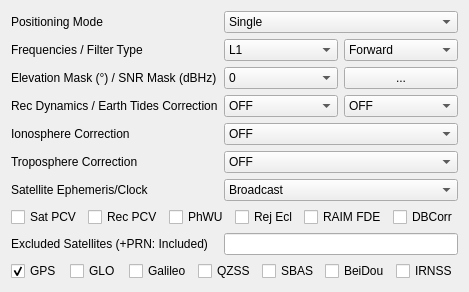
     <widget class="QWidget" name="TabSheet1">
      <property name="toolTip">
       <string/>
      </property>
      <attribute name="title">
       <string>Setting&amp;1</string>
      </attribute>
      <layout class="QGridLayout" name="gridLayout">
       <item row="1" column="1" colspan="2">
        <widget class="QComboBox" name="PosMode">
         <property name="enabled">
          <bool>true</bool>
         </property>
         <property name="toolTip">
          <string/>
         </property>
         <item>
          <property name="text">
           <string>Single</string>
          </property>
         </item>
         <item>
          <property name="text">
           <string>DGPS/DGNSS</string>
          </property>
         </item>
         <item>
          <property name="text">
           <string>Kinematic</string>
          </property>
         </item>
         <item>
          <property name="text">
           <string>Static</string>
          </property>
         </item>
         <item>
          <property name="text">
           <string>Moving-Base</string>
          </property>
         </item>
         <item>
          <property name="text">
           <string>Fixed</string>
          </property>
         </item>
         <item>
          <property name="text">
           <string>PPP Kinematic</string>
          </property>
         </item>
         <item>
          <property name="text">
           <string>PPP Static</string>
          </property>
         </item>
         <item>
          <property name="text">
           <string>PPP Fixed</string>
          </property>
         </item>
        </widget>
       </item>
       <item row="1" column="0">
        <widget class="QLabel" name="LabelPosMode">
         <property name="enabled">
          <bool>true</bool>
         </property>
         <property name="toolTip">
          <string/>
         </property>
         <property name="text">
          <string>Positioning Mode</string>
         </property>
        </widget>
       </item>
       <item row="5" column="0">
        <widget class="QLabel" name="Label8">
         <property name="enabled">
          <bool>true</bool>
         </property>
         <property name="toolTip">
          <string/>
         </property>
         <property name="text">
          <string>Ionosphere Correction</string>
         </property>
        </widget>
       </item>
       <item row="2" column="2">
        <widget class="QComboBox" name="Solution">
         <property name="enabled">
          <bool>true</bool>
         </property>
         <property name="toolTip">
          <string/>
         </property>
         <item>
          <property name="text">
           <string>Forward</string>
          </property>
         </item>
         <item>
          <property name="text">
           <string>Backward</string>
          </property>
         </item>
         <item>
          <property name="text">
           <string>Combined</string>
          </property>
         </item>
        </widget>
       </item>
       <item row="3" column="1">
        <widget class="QComboBox" name="ElMask">
         <property name="enabled">
          <bool>true</bool>
         </property>
         <property name="toolTip">
          <string/>
         </property>
         <item>
          <property name="text">
           <string>0</string>
          </property>
         </item>
         <item>
          <property name="text">
           <string>5</string>
          </property>
         </item>
         <item>
          <property name="text">
           <string>10</string>
          </property>
         </item>
         <item>
          <property name="text">
           <string>15</string>
          </property>
         </item>
         <item>
          <property name="text">
           <string>20</string>
          </property>
         </item>
         <item>
          <property name="text">
           <string>25</string>
          </property>
         </item>
         <item>
          <property name="text">
           <string>30</string>
          </property>
         </item>
         <item>
          <property name="text">
           <string>35</string>
          </property>
         </item>
         <item>
          <property name="text">
           <string>40</string>
          </property>
         </item>
         <item>
          <property name="text">
           <string>45</string>
          </property>
         </item>
         <item>
          <property name="text">
           <string>50</string>
          </property>
         </item>
         <item>
          <property name="text">
           <string>55</string>
          </property>
         </item>
         <item>
          <property name="text">
           <string>60</string>
          </property>
         </item>
         <item>
          <property name="text">
           <string>65</string>
          </property>
         </item>
         <item>
          <property name="text">
           <string>70</string>
          </property>
         </item>
        </widget>
       </item>
       <item row="11" column="0" colspan="3">
        <widget class="QWidget" name="widget_2" native="true">
         <property name="sizePolicy">
          <sizepolicy hsizetype="Preferred" vsizetype="Fixed">
           <horstretch>0</horstretch>
           <verstretch>0</verstretch>
          </sizepolicy>
         </property>
         <layout class="QHBoxLayout" name="horizontalLayout_2">
          <property name="leftMargin">
           <number>0</number>
          </property>
          <property name="topMargin">
           <number>0</number>
          </property>
          <property name="rightMargin">
           <number>0</number>
          </property>
          <property name="bottomMargin">
           <number>0</number>
          </property>
          <item>
           <widget class="QCheckBox" name="PosOpt1">
            <property name="toolTip">
             <string/>
            </property>
            <property name="text">
             <string>Sat PCV</string>
            </property>
            <property name="checked">
             <bool>false</bool>
            </property>
           </widget>
          </item>
          <item>
           <widget class="QCheckBox" name="PosOpt2">
            <property name="toolTip">
             <string/>
            </property>
            <property name="text">
             <string>Rec PCV</string>
            </property>
            <property name="checked">
             <bool>false</bool>
            </property>
           </widget>
          </item>
          <item>
           <widget class="QCheckBox" name="PosOpt3">
            <property name="toolTip">
             <string/>
            </property>
            <property name="text">
             <string>PhWU</string>
            </property>
            <property name="checked">
             <bool>false</bool>
            </property>
           </widget>
          </item>
          <item>
           <widget class="QCheckBox" name="PosOpt4">
            <property name="toolTip">
             <string/>
            </property>
            <property name="text">
             <string>Rej Ecl</string>
            </property>
            <property name="checked">
             <bool>false</bool>
            </property>
           </widget>
          </item>
          <item>
           <widget class="QCheckBox" name="PosOpt5">
            <property name="toolTip">
             <string/>
            </property>
            <property name="text">
             <string>RAIM FDE</string>
            </property>
            <property name="checked">
             <bool>false</bool>
            </property>
           </widget>
          </item>
          <item>
           <widget class="QCheckBox" name="PosOpt6">
            <property name="toolTip">
             <string/>
            </property>
            <property name="text">
             <string>DBCorr</string>
            </property>
            <property name="checked">
             <bool>false</bool>
            </property>
           </widget>
          </item>
         </layout>
        </widget>
       </item>
       <item row="2" column="0">
        <widget class="QLabel" name="LabelFreq">
         <property name="enabled">
          <bool>true</bool>
         </property>
         <property name="toolTip">
          <string/>
         </property>
         <property name="text">
          <string>Frequencies / Filter Type</string>
         </property>
        </widget>
       </item>
       <item row="2" column="1">
        <widget class="QComboBox" name="Freq">
         <property name="enabled">
          <bool>true</bool>
         </property>
         <property name="toolTip">
          <string/>
         </property>
         <item>
          <property name="text">
           <string>L1</string>
          </property>
         </item>
         <item>
          <property name="text">
           <string>L1+L2</string>
          </property>
         </item>
         <item>
          <property name="text">
           <string>L1+L2+L5</string>
          </property>
         </item>
         <item>
          <property name="text">
           <string>L1+L5</string>
          </property>
         </item>
        </widget>
       </item>
       <item row="3" column="0">
        <widget class="QLabel" name="LabelElMask">
         <property name="enabled">
          <bool>true</bool>
         </property>
         <property name="toolTip">
          <string/>
         </property>
         <property name="text">
          <string>Elevation Mask (°) / SNR Mask (dBHz)</string>
         </property>
        </widget>
       </item>
       <item row="4" column="2">
        <widget class="QComboBox" name="TideCorr">
         <property name="enabled">
          <bool>true</bool>
         </property>
         <property name="toolTip">
          <string/>
         </property>
         <item>
          <property name="text">
           <string>OFF</string>
          </property>
         </item>
         <item>
          <property name="text">
           <string>Solid</string>
          </property>
         </item>
         <item>
          <property name="text">
           <string>Solid/OTL</string>
          </property>
         </item>
        </widget>
       </item>
       <item row="4" column="1">
        <widget class="QComboBox" name="DynamicModel">
         <property name="enabled">
          <bool>true</bool>
         </property>
         <property name="toolTip">
          <string/>
         </property>
         <item>
          <property name="text">
           <string>OFF</string>
          </property>
         </item>
         <item>
          <property name="text">
           <string>ON</string>
          </property>
         </item>
        </widget>
       </item>
       <item row="4" column="0">
        <widget class="QLabel" name="Label3">
         <property name="enabled">
          <bool>true</bool>
         </property>
         <property name="toolTip">
          <string/>
         </property>
         <property name="text">
          <string>Rec Dynamics / Earth Tides Correction</string>
         </property>
        </widget>
       </item>
       <item row="5" column="1" colspan="2">
        <widget class="QComboBox" name="IonoOpt">
         <property name="enabled">
          <bool>true</bool>
         </property>
         <property name="toolTip">
          <string/>
         </property>
         <item>
          <property name="text">
           <string>OFF</string>
          </property>
         </item>
         <item>
          <property name="text">
           <string>Broadcast</string>
          </property>
         </item>
         <item>
          <property name="text">
           <string>SBAS</string>
          </property>
         </item>
         <item>
          <property name="text">
           <string>Iono-Free LC</string>
          </property>
         </item>
         <item>
          <property name="text">
           <string>Estimate TEC</string>
          </property>
         </item>
         <item>
          <property name="text">
           <string>IONEX TEC</string>
          </property>
         </item>
         <item>
          <property name="text">
           <string>QZSS Broardcast</string>
          </property>
         </item>
         <item>
          <property name="text">
           <string>QZSS LEX</string>
          </property>
         </item>
         <item>
          <property name="text">
           <string>Input TEC</string>
          </property>
         </item>
        </widget>
       </item>
       <item row="3" column="2">
        <widget class="QPushButton" name="BtnMask">
         <property name="enabled">
          <bool>true</bool>
         </property>
         <property name="toolTip">
          <string/>
         </property>
         <property name="text">
          <string>...</string>
         </property>
         <property name="flat">
          <bool>false</bool>
         </property>
        </widget>
       </item>
       <item row="6" column="0">
        <widget class="QLabel" name="Label9">
         <property name="enabled">
          <bool>true</bool>
         </property>
         <property name="toolTip">
          <string/>
         </property>
         <property name="text">
          <string>Troposphere Correction</string>
         </property>
        </widget>
       </item>
       <item row="6" column="1" colspan="2">
        <widget class="QComboBox" name="TropOpt">
         <property name="enabled">
          <bool>true</bool>
         </property>
         <property name="toolTip">
          <string/>
         </property>
         <item>
          <property name="text">
           <string>OFF</string>
          </property>
         </item>
         <item>
          <property name="text">
           <string>Saastamoinen</string>
          </property>
         </item>
         <item>
          <property name="text">
           <string>SBAS</string>
          </property>
         </item>
         <item>
          <property name="text">
           <string>Estimate ZTD</string>
          </property>
         </item>
         <item>
          <property name="text">
           <string>Estimate ZTD+Grad</string>
          </property>
         </item>
         <item>
          <property name="text">
           <string>Input ZTD</string>
          </property>
         </item>
        </widget>
       </item>
       <item row="7" column="0">
        <widget class="QLabel" name="Label32">
         <property name="enabled">
          <bool>true</bool>
         </property>
         <property name="toolTip">
          <string/>
         </property>
         <property name="text">
          <string>Satellite Ephemeris/Clock</string>
         </property>
        </widget>
       </item>
       <item row="7" column="1" colspan="2">
        <widget class="QComboBox" name="SatEphem">
         <property name="enabled">
          <bool>true</bool>
         </property>
         <property name="toolTip">
          <string/>
         </property>
         <item>
          <property name="text">
           <string>Broadcast</string>
          </property>
         </item>
         <item>
          <property name="text">
           <string>Precise</string>
          </property>
         </item>
         <item>
          <property name="text">
           <string>Broadcast+SBAS</string>
          </property>
         </item>
         <item>
          <property name="text">
           <string>Broadcast+SSR APC</string>
          </property>
         </item>
         <item>
          <property name="text">
           <string>Broadcast+SSR CoM</string>
          </property>
         </item>
         <item>
          <property name="text">
           <string>QZSS LEX</string>
          </property>
         </item>
        </widget>
       </item>
       <item row="12" column="0">
        <widget class="QLabel" name="Label35">
         <property name="enabled">
          <bool>true</bool>
         </property>
         <property name="toolTip">
          <string/>
         </property>
         <property name="text">
          <string>Excluded Satellites (+PRN: Included)</string>
         </property>
        </widget>
       </item>
       <item row="12" column="1" colspan="2">
        <widget class="QLineEdit" name="ExSats">
         <property name="enabled">
          <bool>true</bool>
         </property>
         <property name="toolTip">
          <string/>
         </property>
         <property name="text">
          <string/>
         </property>
        </widget>
       </item>
       <item row="14" column="0" colspan="3">
        <widget class="QWidget" name="widget_3" native="true">
         <property name="sizePolicy">
          <sizepolicy hsizetype="Preferred" vsizetype="Fixed">
           <horstretch>0</horstretch>
           <verstretch>0</verstretch>
          </sizepolicy>
         </property>
         <layout class="QHBoxLayout" name="horizontalLayout_3">
          <property name="leftMargin">
           <number>0</number>
          </property>
          <property name="topMargin">
           <number>0</number>
          </property>
          <property name="rightMargin">
           <number>0</number>
          </property>
          <property name="bottomMargin">
           <number>0</number>
          </property>
          <item>
           <widget class="QCheckBox" name="NavSys1">
            <property name="toolTip">
             <string/>
            </property>
            <property name="text">
             <string>GPS</string>
            </property>
            <property name="checked">
             <bool>true</bool>
            </property>
           </widget>
          </item>
          <item>
           <widget class="QCheckBox" name="NavSys2">
            <property name="toolTip">
             <string/>
            </property>
            <property name="text">
             <string>GLO</string>
            </property>
            <property name="checked">
             <bool>false</bool>
            </property>
           </widget>
          </item>
          <item>
           <widget class="QCheckBox" name="NavSys3">
            <property name="toolTip">
             <string/>
            </property>
            <property name="text">
             <string>Galileo</string>
            </property>
            <property name="checked">
             <bool>false</bool>
            </property>
           </widget>
          </item>
          <item>
           <widget class="QCheckBox" name="NavSys4">
            <property name="toolTip">
             <string/>
            </property>
            <property name="text">
             <string>QZSS</string>
            </property>
            <property name="checked">
             <bool>false</bool>
            </property>
           </widget>
          </item>
          <item>
           <widget class="QCheckBox" name="NavSys5">
            <property name="toolTip">
             <string/>
            </property>
            <property name="text">
             <string>SBAS</string>
            </property>
            <property name="checked">
             <bool>false</bool>
            </property>
           </widget>
          </item>
          <item>
           <widget class="QCheckBox" name="NavSys6">
            <property name="toolTip">
             <string/>
            </property>
            <property name="text">
             <string>BeiDou</string>
            </property>
            <property name="checked">
             <bool>false</bool>
            </property>
           </widget>
          </item>
          <item>
           <widget class="QCheckBox" name="NavSys7">
            <property name="text">
             <string>IRNSS</string>
            </property>
           </widget>
          </item>
         </layout>
        </widget>
       </item>
      </layout>
     </widget>
